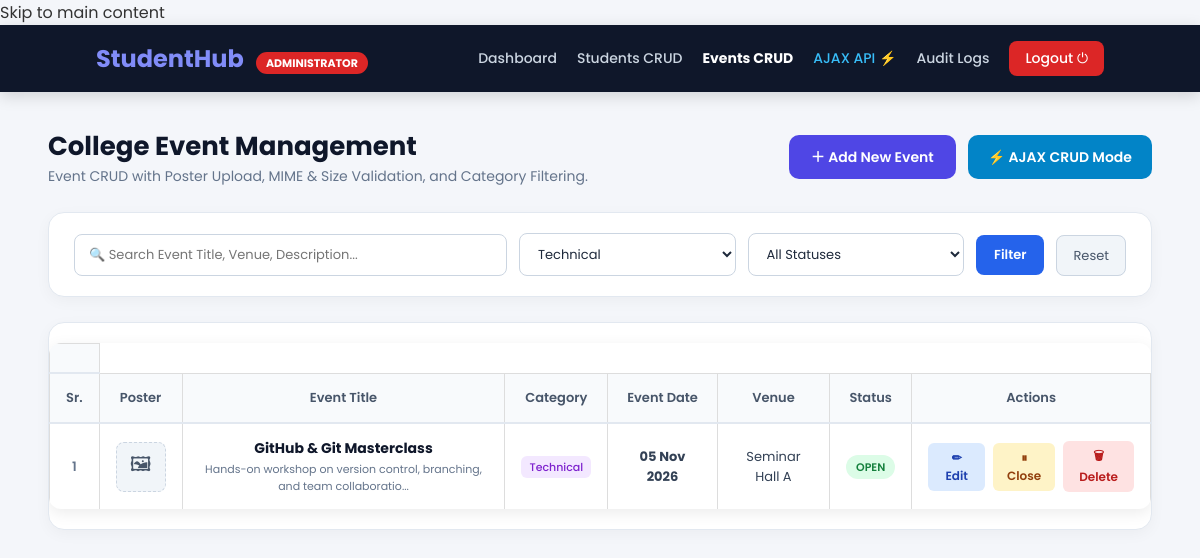
The page /php/manage_events.php?category=Technical (signed in) on the database its author committed.
### tables this page shows
CREATE TABLE IF NOT EXISTS events (
    event_id INT AUTO_INCREMENT PRIMARY KEY,
    event_name VARCHAR(150) NOT NULL,
    event_date DATE NOT NULL,
    venue VARCHAR(150),
    description TEXT,
    UNIQUE KEY unique_event_name (event_name)
);

### php/auth.php (called while the page is built, shortened)
<?php
function e($value) {
    return htmlspecialchars($value ?? '', ENT_QUOTES, 'UTF-8');
}

### php/manage_events.php (the view, shortened to what this page needs)
<?php
require_once __DIR__ . '/auth.php';
$upload_dir = dirname(__DIR__) . '/uploads/posters/';
$search_query   = trim($_GET['search'] ?? '');
$filter_cat     = trim($_GET['category'] ?? '');
$where_clauses = ["1=1"];
$param_types = "";
$param_values = [];
if ($filter_cat !== "") {
    $where_clauses[] = "category = ?";
    $param_types .= "s";
    $param_values[] = $filter_cat;
}
$where_sql = implode(" AND ", $where_clauses);
$sql = "SELECT event_id, event_name, event_date, venue, description, poster, category, status
        FROM events
        WHERE $where_sql
        ORDER BY event_date ASC, event_id ASC";
$stmt = $conn->prepare($sql);
if ($param_types !== "") {
    $stmt->bind_param($param_types, ...$param_values);
}
$stmt->execute();
$events_res = $stmt->get_result();
$events = [];
while ($row = $events_res->fetch_assoc()) {
    $events[] = $row;
}
?>
<!DOCTYPE html>
<html lang="en">
<head>
    <link rel="stylesheet" href="../css/style.css">
    <link rel="stylesheet" href="../css/manage_events.css">
</head>
<body>
    <a href="#main-content" class="skip-link">Skip to main content</a>
    <nav class="admin-nav">
        <div>
            <span class="brand-text">StudentHub</span>
            <span class="admin-tag">Administrator</span>
        </div>
        <div class="admin-nav-links">
            <a href="admin_dashboard.php">Dashboard</a>
            <a href="manage_students.php">Students CRUD</a>
            <a href="manage_events.php" style="color:white; font-weight:700;">Events CRUD</a>
            <a href="ajax_events.php" style="color:#38bdf8;"> AJAX API ⚡</a>
            <a href="audit_logs.php">Audit Logs</a>
            <a href="logout.php" class="btn-logout">Logout ⏻</a>
        </div>
    </nav>
    <main id="main-content">
    <div class="page-wrap">
        <div class="header-bar">
            <div>
                <h1>College Event Management</h1>
                <p> Event CRUD with Poster Upload, MIME & Size Validation, and Category Filtering.</p>
            </div>
            <div style="display:flex; gap:12px;">
                <button type="button" class="btn-primary-action" onclick="openCreateModal()">
                    ＋ Add New Event
                </button>
                <a href="ajax_events.php" class="btn-ajax-link">
                    ⚡ AJAX CRUD Mode
                </a>
            </div>
        </div>
        <div class="filter-panel">
            <form method="GET" action="manage_events.php" class="filter-form">
                <div>
                    <input type="text" name="search" class="filter-input" placeholder="🔍 Search Event Title, Venue, Description..." value="<?= e($search_query) ?>">
                </div>
                <div>
                    <select name="category" class="filter-select">
                        <option value="Technical" <?= $filter_cat === 'Technical' ? 'selected' : '' ?>>Technical</option>
                    </select>
                </div>
                <div>
                    <select name="status" class="filter-select">
                        <option value="">All Statuses</option>
                    </select>
                </div>
                <div>
                    <button type="submit" class="btn-filter">Filter</button>
                </div>
                <div>
                    <a href="manage_events.php" class="btn-reset">Reset</a>
                </div>
            </form>
        </div>
        <div class="table-card">
            <div class="table-responsive">
                <table class="events-table">
                    <th scope="col"ead>
                        <tr>
                            <th scope="col" style="width:40px;">Sr.</th>
                            <th scope="col">Poster</th>
                            <th scope="col">Event Title</th>
                            <th scope="col">Category</th>
                            <th scope="col">Event Date</th>
                            <th scope="col">Venue</th>
                            <th scope="col">Status</th>
                            <th scope="col" style="text-align:center;">Actions</th>
                        </tr>
                    <tbody>
                        <?php if (empty($events)): ?>
                            <tr>
                                <td colspan="8" style="text-align:center; padding:35px; color:#64748b;">
                                    No events found matching your search and filter criteria.
                                </td>
                            </tr>
                        <?php else: ?>
                            <?php $evt_sr = 0; foreach ($events as $evt): $evt_sr++; ?>
                                <tr>
                                    <td style="color:#64748b; font-weight:600;"><?= $evt_sr ?></td>
                                    <td>
                                        <?php if (!empty($evt['poster']) && file_exists($upload_dir . $evt['poster'])): ?>
                                            <a href="../uploads/posters/<?= e($evt['poster']) ?>" target="_blank">
                                                <img src="../uploads/posters/<?= e($evt['poster']) ?>" class="poster-thumb" alt="Poster">
                                            </a>
                                        <?php else: ?>
                                            <div class="poster-placeholder" title="No poster uploaded">🖼</div>
                                        <?php endif; ?>
                                    </td>
                                    <td>
                                        <strong style="color:#0f172a; font-size:14px;"><?= e($evt['event_name']) ?></strong>
                                        <div style="font-size:11px; color:#64748b; margin-top:2px;">
                                            <?= e(substr($evt['description'] ?? '', 0, 70)) . (strlen($evt['description'] ?? '') > 70 ? '...' : '') ?>
                                        </div>
                                    </td>
                                    <td>
                                        <span class="badge-cat"><?= e($evt['category']) ?></span>
                                    </td>
                                    <td>
                                        <strong><?= date('d M Y', strtotime($evt['event_date'])) ?></strong>
                                    </td>
                                    <td><?= e($evt['venue']) ?></td>
                                    <td>
                                        <span class="badge <?= $evt['status'] === 'open' ? 'badge-open' : 'badge-closed' ?>">
                                            <?= ucfirst(e($evt['status'])) ?>
                                        </span>
                                    </td>
                                    <td>
                                        <div style="display:flex; gap:8px; justify-content:center; align-items:center;">
                                            <button type="button" class="btn-action btn-edit" onclick='openEditModal(<?= json_encode($evt, JSON_HEX_TAG | JSON_HEX_APOS | JSON_HEX_QUOT | JSON_HEX_AMP) ?>)'>
                                                ✏ Edit
                                            </button>
                                            <form method="POST" action="manage_events.php" style="display:inline;">
                                                <button type="submit" class="btn-action btn-toggle" title="Click to toggle Open/Closed">
                                                    <?= $evt['status'] === 'open' ? '⏸ Close' : '▶ Open' ?>
                                                </button>
                                            </form>
                                            <form method="POST" action="manage_events.php" style="display:inline;" onsubmit="return confirm('Delete event \'<?= e($evt['event_name']) ?>\' and its poster image?');">
                                                <button type="submit" class="btn-action btn-delete">🗑 Delete</button>
                                            </form>
                                        </div>
                                    </td>
                                </tr>
                            <?php endforeach; ?>
                        <?php endif; ?>
                    </tbody>
                </table>
            </div>
        </div>
    </div>
    </main>
</body>
</html>

### css/style.css (style rules this page uses)
* { margin:0; padding:0; box-sizing:border-box; font-family:'Poppins',sans-serif; }
body { background:#f7f8fc; color:#333; }
a { text-decoration:none; color:#333; }
nav { display:flex; gap:25px; }
nav a { font-weight:500; transition:.3s; }
button { background:#4F46E5; color:white; border:none; padding:12px 28px; border-radius:8px; cursor:pointer; transition:.3s; }
table { width:100%; border-collapse:collapse; background:white; margin-top:20px; }
table th { background:#4F46E5; color:white; }
table th, table td { padding:15px; text-align:center; border:1px solid #ddd; }
table { width: 100%; border-collapse: collapse; margin: 20px 0; background: #ffffff; border-radius: 12px; overflow: hidden; box-shadow: 0 4px 15px rgba(0, 0, 0, 0.08); }
table th { background: linear-gradient(135deg, #4f46e5, #5148d8); color: white; padding: 16px; text-align: center; font-weight: 600; }
table td { padding: 15px; text-align: center; border-bottom: 1px solid #e5e5e5; color: #333; }
table tr:nth-child(even) { background: #f8f8ff; }
table tr:last-child td { border-bottom: none; }

### rows shown on the page
events: event_name "GitHub & Git Masterclass", description "Hands-on workshop on version control, branching, and team collaboratio", category "Technical", event_date "05 Nov 2026", venue "Seminar Hall A", status "OPEN", shows "⏸ Close"
